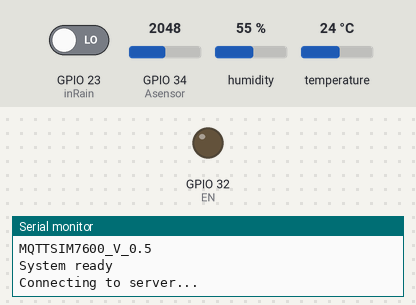
A sketch run on a simulated ESP32. Shown: output pins drawn as LEDs (lit = HIGH), the last lines printed to the serial monitor. The inputs (shaded band) are chosen by the test bench; at power-on: GPIO 34 (Asensor) = 2048, GPIO 23 (inRain) LOW, humidity 55 %, temperature 24 °C. The modem accepts every AT command (registered, SIM ready, sends succeed) and sends nothing else.

Above: at 8.2 s.
8.3 s: GPIO 34 (Asensor) set to 1750
At 15.9 s:
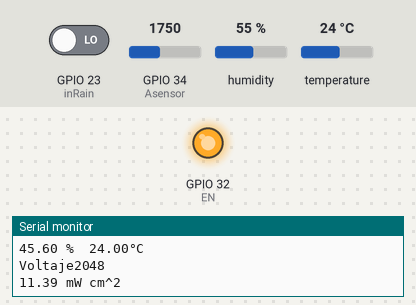
16.5 s: GPIO 34 (Asensor) set to 2702
Timing chart, 0 to 19.5 s (numbered marks = the images above; inputs shaded):
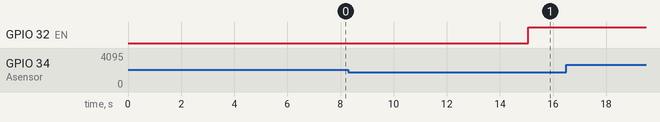

The sketch:

Adquirir_Datos.ino
```cpp
/*
  Date: 2023/06/28
  Autor: Carlos Rodríguez

  This sketch version uses MQTT protocol communication to send sensor data
  to a Node-RED dashboard via SIM7600 module.
  Include readings from UV, soil moisture and humidity/temperature sensors.
  Updates:
  - Use 3.25 reference voltage for UV sensor readings
  - Instead of the SHTC3 sensor, use the HDC1080 humidity and temperature sensor
  - Rain sensor implemented
*/

const char* ver = "Version 0.5";
const char* sketch = "MQTTSIM7600_V_0.5";

// Libraries ///////////////////////
//#include "SparkFun_SHTC3.h"
#include "ClosedCube_HDC1080.h"
#include "Wire.h"
#include <Arduino.h>
//#include <ML8511.h>

//SIM7600 interface/////////////////
#define SerialSIM Serial2 // SIM7600 Serial interface
#define RX2 16            // ESP32 UART2 Rx pin
#define TX2 17            // ESP32 UART2 Tx pin
#define PWR 4             // SIM7600 power key pin
#define SLP 2             // SIM7600 sleep pin

//UV ML8511 sensor//////////////////
#define UVOUT   33     // Output from the sensor.
#define REF_3V3 36     // 3.3V power on the Arduino board.
#define EN      32     // Enable sensor.

//Soil moisture sensor//////////////
const int AirValue = 2881;   //2904
const int WaterValue = 1136; //1122

//int soilMP=0;
byte measure=100;
byte state=0;
#define Asensor 34

//Rain sensor///////////////////////

#define inRain  23
#define anRain  12

// Instances ///////////////////////
//SHTC3 mySHTC3;                      // Humidity and temperature sensor (SHTC3) instance
ClosedCube_HDC1080 hdc1080;
//ML8511 light(ANALOGPIN, ENABLEPIN); // UV ML8511 sensor instance

// MQTT ////////////////////////////
String clientId = "esp1";
const char* broker = "146.190.39.154";          // Public IP
const char* mqttUsername = "carodriguezc87";    // MQTT username
const char* mqttPassword = "mqttLaberinto1026"; // MQTT password

const char* topicAirTemp = "esp/airTemp";       // Air temperature topic (°C)
const char* topicHumidity = "esp/humidity";     // Humidity topic        (%)
const char* topicMoisture = "esp/moisture";     // Soil moisture topic   (%)
const char* topicUV = "esp/UV";                 // UV topic              (mW/cm2)
const char* sensorsTopic = "esp/sensors";       // UV topic
////////////////////////////////////

// Variables ///////////////////////
String airTemp = "";      // Store temperature values
String humidity = "";     // Store humidity values
String UV = "";           // Store UV readings
String soilMP = "";        // Store soil moisture values
String rain = "";
String rainAn = "";
String battery = "0";
String rssi = "0";
String pLength = "";
String dSens = "";
unsigned long prev_time=0;
unsigned long curr_time=0;
unsigned long minuts=60000;


uint32_t start;
uint32_t stoped;

// Functions ///////////////////////
void MQTT_Init();
void MQTT_Subscribe();
void MQTT_Publish(String Tlength, String topic,String Plength, float payLoad);
void printInfo();


void setup(){
  delay(1000);
  Serial.begin(9600);
  while(Serial == false);                       // Wait for the serial connection to start up
  Serial.println(F(ver));                       // Sketch vertion
  Serial.println(F(sketch));                    // Sketch name loaded
  delay(1000);
  Serial.println("System ready");
  Wire.begin();
  SerialSIM.begin(115200,SERIAL_8N1,RX2,TX2);   // Begin serila connection with SIM7600
  while(Serial == false);
                                    // Initialize MQTT settings configuration
  //MQTT_Subscribe();

  //Wire.begin();
  //Serial.print("Beginning SHTC3 sensor. Result = ");  // Most SHTC3 functions return a variable of the type "SHTC3_Status_TypeDef" to indicate the status of their execution
  // errorDecoder(mySHTC3.begin());                      // Start SHTC3 sensor
  hdc1080.begin(0x40);
  pinMode(inRain,INPUT);
  pinMode(EN,OUTPUT);
  pinMode(REF_3V3, INPUT);
  Serial.println();
  delay(5000);
}

void loop(){
  //curr_time = millis();
  MQTT_Init();
  //SHTC3Read();
  HDCRead();
  UVRead();
  moistureRead();
  rainRead();
  dSens ="{\"temp\":" + airTemp + ",\"humid\":" +
          humidity + ",\"uv\":" + UV + ",\"s_moist\":" +
          soilMP + ",\"rain\":" + rain + ",\"rainAn\":" + rainAn +
          ",\"bat\":" + battery + ",\"rssi\":" + rssi + "\}";

  MQTT_Publish(sensorsTopic,dSens);
  mqttDisconnect();
  //curr_time = millis() - curr_time;
  for(int i=0;i<10;i++)
    delay(minuts);
}
```

AT_SIM7600.ino
```cpp
void MQTT_Init(){ //
  Serial.println(F("Connecting to server..."));
  SerialSIM.println("ATE0");
  delay(2000);
  SerialSIM.println("AT+CMQTTSTART");           //Establishing MQTT Connection
  delay(2000);
  SerialSIM.println("AT+CMQTTACCQ=0,\"esp1\",0,4"); // Acquire a clientClient: index(0-1), client ID
  //SerialSIM.println("AT+CMQTTACCQ=0,\"" + clientId);
  delay(2000);
  SerialSIM.println("AT+CMQTTCONNECT=0,\"tcp://146.190.39.154:1883\",90,0,\"carodriguezc87\",\"mqttLaberinto1026\""); //MQTT Server Name for connecting this client

  //SerialSIM.println("AT+CMQTTCONNECT=0,\"tcp://146.190.39.154\",90,0,\"carodriguezc87\",\"mqttLaberinto1026\""); //MQTT Server Name for connecting this client

  delay(2000);
  Serial.println("SIM7600 initialized");
}

void MQTT_Subscribe(){
  SerialSIM.println("AT+CMQTTSUBTOPIC=0,11,1"); //AT Command for Setting up the Subscribe Topic Name
  delay(2000);
  SerialSIM.println(topicAirTemp);              //Topic Name
  delay(2000);
  SerialSIM.println("AT+CMQTTSUB=0,8,1,1");     //Length of message
  delay(2000);
  SerialSIM.println("Air_temp");                //message
  delay(2000);
  SerialSIM.println("AT+CMQTTSUBTOPIC=0,12,1"); //AT Command for Setting up the Subscribe Topic Name
  delay(2000);
  SerialSIM.println(topicHumidity);             //Topic Name
  delay(2000);
  SerialSIM.println("AT+CMQTTSUB=0,8,1,1");     //Length of message
  delay(2000);
  SerialSIM.println("Humidity");                //message
  delay(2000);
  Serial.println("Done");
}

void MQTT_Publish(String topic,String payLoad){
  Serial.println("Publishing to " + topic + ": " + payLoad);
  SerialSIM.println("AT+CMQTTTOPIC=0," + String(topic.length()) +""); //AT Command for Setting up the Publish Topic Name
  //SerialSIM.println("AT+CMQTTTOPIC=0,11");
  delay(1000);
  SerialSIM.println(topic); //Topic Name
  delay(1000);
  SerialSIM.println("AT+CMQTTPAYLOAD=0," + String(payLoad.length())+"");
  //SerialSIM.println("AT+CMQTTPAYLOAD=0,2");
  delay(1000);
  SerialSIM.println(payLoad); //Payload message
  delay(1000);
  SerialSIM.println("AT+CMQTTPUB=0,1,60"); //Acknowledgment
  delay(1000);
}
void MQTT_PublishB(String topic,String payLoad){
  Serial.println("Publishing to " + topic + ": " + payLoad);
  SerialSIM.println("AT+CMQTTTOPIC=0," + String(topic.length()) +""); //AT Command for Setting up the Publish Topic Name
  delay(1000);
  SerialSIM.println(topic); //Topic Name
  delay(1000);
  SerialSIM.println("AT+CMQTTPAYLOAD=0," + String(payLoad.length())+"");
  delay(1000);
  SerialSIM.println(payLoad);  // Payload message
  delay(1000);
  SerialSIM.println("AT+CMQTTPUB=0,1,60"); //Acknowledgment
  delay(1000);
}

void mqttDisconnect() {
  Serial.println("Diconnect MQTT...");
  SerialSIM.println("AT+CMQTTDISC=0,60"); //Disconnect Server
  delay(2000);
  Serial.println("done!");

  Serial.println("Release client...");
  SerialSIM.println("AT+CMQTTREL=0"); //Release Client
  delay(2000);
  Serial.println("done!");

  Serial.println("Stop MQTT...");
  SerialSIM.println("AT+CMQTTSTOP"); //Stop 4G connection
  delay(2000);
  Serial.println("done!");
}
```

Sensors.ino
```cpp
//Lectura del sensor de humedad y temperatura.
bool HDCRead(){
  float hum = hdc1080.readHumidity();
  hum = floatMap(hum,44.78,78.85,33,75);
  delay(20);
  airTemp = String(hdc1080.readTemperature());
  if(hum>100)hum=100;
  humidity = String(hum);
  Serial.print(humidity);
  Serial.print(" %");
  Serial.print("\t");
  Serial.print(airTemp);
  Serial.println("°C");
}
float floatMap(float x, float in_min, float in_max, float out_min, float out_max) {
  return (x - in_min) * (out_max - out_min) / (in_max - in_min) + out_min;
}

//Lectura del sensor de radiación UV
bool UVRead(){
  digitalWrite(EN,HIGH);
  //int uvLevel = averageAnalogRead(UVOUT);
  delay(2);
  int uvLevel = analogRead(UVOUT);
  digitalWrite(EN,HIGH);
  //int refLevel = averageAnalogRead(REF_3V3);
  //float outputVoltage = (3.3 / refLevel) * uvLevel;
  Serial.print("Voltaje");
  Serial.println(uvLevel);
  float outputVoltage = (3.3 * uvLevel/4095)+0.13;
  if(outputVoltage>=1.1)outputVoltage+=0.28;
  float uvIntensity = mapfloat(outputVoltage, 0.99, 2.4, 0.0, 15.0); //Convert the voltage to a UV intensity level
  if(uvIntensity<0)uvIntensity=0;
  UV = String(uvIntensity);
  Serial.print(UV);
  Serial.println(" mW cm^2");
  return true;
}

int averageAnalogRead(int pinToRead){
  byte numberOfReadings = 8;
  unsigned int runningValue = 0;
  for(int x = 0 ; x < numberOfReadings ; x++){
    runningValue += analogRead(pinToRead);
    delay(5);
  }
  runningValue /= numberOfReadings;
  return(runningValue);
}

float mapfloat(float x, float in_min, float in_max, float out_min, float out_max){
  return (x - in_min) * (out_max - out_min) / (in_max - in_min) + out_min;
}

//Lectura del sensor de humedad del suelo
bool moistureRead(){
  float soilM = 0;
  float soilMPA=0;
  for(byte i=0;i<measure;i++){
    soilM += analogRead(Asensor);  //put Sensor insert into soil
    delay(20);
  }
  soilM /= measure;
  //Serial.println(soilM);
  soilMPA = map(soilM, AirValue, WaterValue, 0, 100);
  if(soilMPA >= 100){
    Serial.println("100 %");
    soilMPA=100;
  }
  else if(soilMPA <=0){
    soilMPA=0;
    Serial.println("0 %");
  }
  else if(soilMPA >=0 && soilMPA <= 100){
    if (soilM<=1353) Serial.print("wet:      ");
    else if (soilM<=1790) Serial.print("moist:    ");
    else if (soilM<=2226) Serial.print("dry:      ");
    else if (soilM<=2662) Serial.print("very dry: ");
    else {
      Serial.print("air:      ");
    }
    Serial.print(soilMPA);
    Serial.println("%");
   }
  soilMP=String(soilMPA);
  return true;
}

//Lectura del sensor de lluvia
bool rainRead (){
  int rainVal=0;
  for(int i=0; i<5; i++){
    if(digitalRead(inRain)) rain = "0";
    else {
      rain = "10";
      i=5;
    }
    delay(10);
  }
  rainVal = analogRead(anRain);
  rainVal = map(rainVal, 0, 4095, 100, 0);
  rainAn = String(rainVal);
  return true;
}
```
